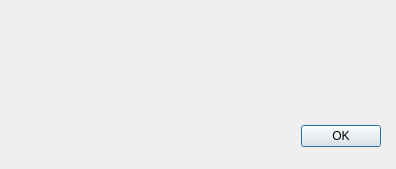
<?xml version="1.0" encoding="UTF-8"?>
<ui version="4.0">
 <class>Gen_Dialog</class>
 <widget class="QDialog" name="Gen_Dialog">
  <property name="geometry">
   <rect>
    <x>0</x>
    <y>0</y>
    <width>396</width>
    <height>169</height>
   </rect>
  </property>
  <property name="windowTitle">
   <string>About</string>
  </property>
  <property name="windowIcon">
   <iconset>
    <normaloff>../ICON/hexo logo.ico</normaloff>../ICON/hexo logo.ico</iconset>
  </property>
  <widget class="QDialogButtonBox" name="buttonBox">
   <property name="geometry">
    <rect>
     <x>40</x>
     <y>120</y>
     <width>341</width>
     <height>32</height>
    </rect>
   </property>
   <property name="orientation">
    <enum>Qt::Horizontal</enum>
   </property>
   <property name="standardButtons">
    <set>QDialogButtonBox::Ok</set>
   </property>
  </widget>
  <widget class="QLabel" name="about_page">
   <property name="geometry">
    <rect>
     <x>20</x>
     <y>20</y>
     <width>361</width>
     <height>91</height>
    </rect>
   </property>
   <property name="text">
    <string/>
   </property>
  </widget>
 </widget>
 <resources/>
 <connections>
  <connection>
   <sender>buttonBox</sender>
   <signal>accepted()</signal>
   <receiver>Gen_Dialog</receiver>
   <slot>accept()</slot>
   <hints>
    <hint type="sourcelabel">
     <x>248</x>
     <y>254</y>
    </hint>
    <hint type="destinationlabel">
     <x>157</x>
     <y>274</y>
    </hint>
   </hints>
  </connection>
  <connection>
   <sender>buttonBox</sender>
   <signal>rejected()</signal>
   <receiver>Gen_Dialog</receiver>
   <slot>reject()</slot>
   <hints>
    <hint type="sourcelabel">
     <x>316</x>
     <y>260</y>
    </hint>
    <hint type="destinationlabel">
     <x>286</x>
     <y>274</y>
    </hint>
   </hints>
  </connection>
 </connections>
</ui>
